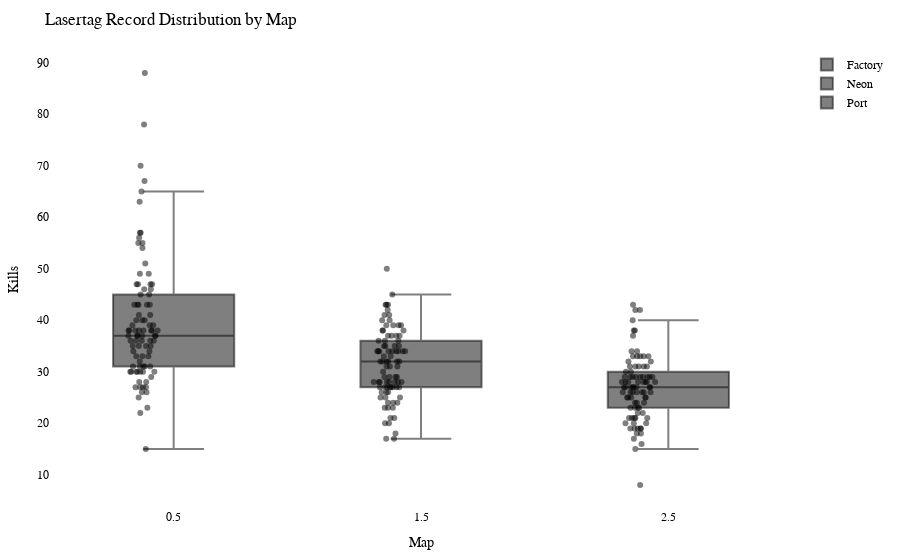

The notebook cell saved with this chart:
### Code cell
import plotly.graph_objects as go
import plotly.io as pio

df = getRecordsDataframe(minigame="Lasertag")

# Calculate the offset for centering the data points
num_columns = len(df.columns)
offset = 0.5

# Create a Swarm plot using Plotly
fig = go.Figure()

for i, column in enumerate(df.columns):
    x_values = [i + offset] * len(df[column])  # Adjust x-values with offset for horizontal centering
    fig.add_trace(go.Box(x=x_values,
                         y=df[column],
                         name=column,
                         boxpoints='all',
                         pointpos=-0.5,  # Adjust point position to prevent overlapping
                         marker=dict(color='rgba(0,0,0,0.5)', size=6),  # Adjust marker color and size
                         hovertext=df.index,
                         hoverinfo='text+y'))

fig.update_layout(title="Lasertag Record Distribution by Map",
                  xaxis=dict(title="Map"),
                  yaxis=dict(title="Kills"),
                  showlegend=True,
                  font=dict(family="Arial", size=12, color="black"),  # Customize font
                  plot_bgcolor="white",  # Set background color
                  margin=dict(l=50, r=50, t=50, b=50),  # Adjust margins for better layout
                  )

pio.show(fig)

pio.write_html(fig, "out/laser_swarm_plot.html")

### Figure 1 — Plotly figure (JSON) as saved in the notebook; plotly's stock layout.template omitted (floating-point values rounded to 4 significant figures)
{"data": [{"boxpoints": "all", "hoverinfo": "text+y", "hovertext": ["agowskyy", "Anni808", "Axollotel", "BacardiSprite", "bawskey", "BusinessBent", "byTobi", "cediiiiii_10", "Chander24", "Chrisi20101", "crocodile1870", "cxl1lo", "DarkCobweb", "DerBaumIstDerWeg", "Dokkkkko", "Ex4cted", "Falke23_5", "Feinberg", "Fflopse", "ForceFox", "Freeeedom", "frutigall", "GamemasterNiki", "GeneralEnte06", "Gerrygames", "Gobo9", "GrafikKatze", "Grapfen", "Gummibearchen", "H1ghsay", "h4nnes", "Harold_Sensemann", "HerrDante", "Jan2220", "JennieKim", "jimmi1410", "JOW23", "Joy_8oy", "JustK1lling", "KakaMC", "Kanickelul", "Kokochampi", "Kokochampo", "Kyuudo", "LeWi_100", "Livgo", "lizsyy", "LordAlexos", "Lubotter2009", "Luis_XYZ", "M0orey_0", "marbrueck", "Martomias", "Mincheeen", "MrNulfred", "Nexilus", "Ninivee", "officialryzon", "Oronor", "Pedrozockt", "Picutar", "PixlNight", "PolizeiDreamy", "Radattel", "Raefinzs", "Ritokii", "rXzEr_Justin", "Sackkerl", "schmaarek", "ScreamingBlatz", "Sebi1801", "Seemops_8", "Sey__", "SpeckyCut", "StaudammAusHolz", "Tomiokey", "tsuneee", "twitchparaskiill", "Txlentierter", "Umgfoin", "WirdNichtGeladen", "Wissender", "xBaumeisterin", "xX_Dima_ggg_Xx6", "xX_Masha_ggg_Xx9", "ymq_", "yzvm", "zTotito", "_n3d", "_Waldi_"], "marker": {"color": "rgba(0,0,0,0.5)", "size": 6}, "name": "Factory", "pointpos": -0.5, "type": "box", "x": [0.5, 0.5, 0.5, 0.5, 0.5, 0.5, 0.5, 0.5, 0.5, 0.5, 0.5, 0.5, 0.5, 0.5, 0.5, 0.5, 0.5, 0.5, 0.5, 0.5, 0.5, 0.5, 0.5, 0.5, 0.5, 0.5, 0.5, 0.5, 0.5, 0.5, 0.5, 0.5, 0.5, 0.5, 0.5, 0.5, 0.5, 0.5, 0.5, 0.5, 0.5, 0.5, 0.5, 0.5, 0.5, 0.5, 0.5, 0.5, 0.5, 0.5, 0.5, 0.5, 0.5, 0.5, 0.5, 0.5, 0.5, 0.5, 0.5, 0.5, 0.5, 0.5, 0.5, 0.5, 0.5, 0.5, 0.5, 0.5, 0.5, 0.5, 0.5, 0.5, 0.5, 0.5, 0.5, 0.5, 0.5, 0.5, 0.5, 0.5, 0.5, 0.5, 0.5, 0.5, 0.5, 0.5, 0.5, 0.5, 0.5, 0.5], "y": [39, 26, 37, 57, 63, 38, 36, 55, 27, 30, 27, 22, 39, 35, 28, 78, 38, 26, 70, 34, 38, 57, 31, 36, 47, 47, 40, 43, 45, 31, 67, 43, 88, 38, 33, 30, 65, 27, 30, 40, 15, 37, 37, 37, 35, 43, 49, 43, 37, 32, 30, 45, 46, 38, 34, 38, 31, 25, 40, 47, 37, 29, 36, 35, 28, 56, 39, 43, 41, 38, 33, 30, 49, 30, 35, 36, 55, 46, 31, 30, 41, 31, 36, 27, 23, 54, 51, 38, 47, 33]}, {"boxpoints": "all", "hoverinfo": "text+y", "hovertext": ["agowskyy", "Anni808", "Axollotel", "BacardiSprite", "bawskey", "BusinessBent", "byTobi", "cediiiiii_10", "Chander24", "Chrisi20101", "crocodile1870", "cxl1lo", "DarkCobweb", "DerBaumIstDerWeg", "Dokkkkko", "Ex4cted", "Falke23_5", "Feinberg", "Fflopse", "ForceFox", "Freeeedom", "frutigall", "GamemasterNiki", "GeneralEnte06", "Gerrygames", "Gobo9", "GrafikKatze", "Grapfen", "Gummibearchen", "H1ghsay", "h4nnes", "Harold_Sensemann", "HerrDante", "Jan2220", "JennieKim", "jimmi1410", "JOW23", "Joy_8oy", "JustK1lling", "KakaMC", "Kanickelul", "Kokochampi", "Kokochampo", "Kyuudo", "LeWi_100", "Livgo", "lizsyy", "LordAlexos", "Lubotter2009", "Luis_XYZ", "M0orey_0", "marbrueck", "Martomias", "Mincheeen", "MrNulfred", "Nexilus", "Ninivee", "officialryzon", "Oronor", "Pedrozockt", "Picutar", "PixlNight", "PolizeiDreamy", "Radattel", "Raefinzs", "Ritokii", "rXzEr_Justin", "Sackkerl", "schmaarek", "ScreamingBlatz", "Sebi1801", "Seemops_8", "Sey__", "SpeckyCut", "StaudammAusHolz", "Tomiokey", "tsuneee", "twitchparaskiill", "Txlentierter", "Umgfoin", "WirdNichtGeladen", "Wissender", "xBaumeisterin", "xX_Dima_ggg_Xx6", "xX_Masha_ggg_Xx9", "ymq_", "yzvm", "zTotito", "_n3d", "_Waldi_"], "marker": {"color": "rgba(0,0,0,0.5)", "size": 6}, "name": "Neon", "pointpos": -0.5, "type": "box", "x": [1.5, 1.5, 1.5, 1.5, 1.5, 1.5, 1.5, 1.5, 1.5, 1.5, 1.5, 1.5, 1.5, 1.5, 1.5, 1.5, 1.5, 1.5, 1.5, 1.5, 1.5, 1.5, 1.5, 1.5, 1.5, 1.5, 1.5, 1.5, 1.5, 1.5, 1.5, 1.5, 1.5, 1.5, 1.5, 1.5, 1.5, 1.5, 1.5, 1.5, 1.5, 1.5, 1.5, 1.5, 1.5, 1.5, 1.5, 1.5, 1.5, 1.5, 1.5, 1.5, 1.5, 1.5, 1.5, 1.5, 1.5, 1.5, 1.5, 1.5, 1.5, 1.5, 1.5, 1.5, 1.5, 1.5, 1.5, 1.5, 1.5, 1.5, 1.5, 1.5, 1.5, 1.5, 1.5, 1.5, 1.5, 1.5, 1.5, 1.5, 1.5, 1.5, 1.5, 1.5, 1.5, 1.5, 1.5, 1.5, 1.5, 1.5], "y": [34, 27, 35, 35, 32, 28, 26, 41, 17, 27, 27, 17, 39, 38, 18, 39, 34, 21, 45, 20, 36, 36, 28, 27, 39, 43, 34, 40, 35, 28, 34, 29, 50, 31, 28, 23, 43, 25, 31, 37, 24, 21, 34, 27, 32, 23, 36, 32, 26, 23, 25, 32, 28, 41, 28, 27, 29, null, 40, 43, 32, 27, 29, 27, 25, 34, 28, 31, 37, 38, 32, 30, 26, 24, 34, 37, 34, 39, null, 28, 33, 34, 24, 29, 20, 38, 42, 35, 37, 33]}, {"boxpoints": "all", "hoverinfo": "text+y", "hovertext": ["agowskyy", "Anni808", "Axollotel", "BacardiSprite", "bawskey", "BusinessBent", "byTobi", "cediiiiii_10", "Chander24", "Chrisi20101", "crocodile1870", "cxl1lo", "DarkCobweb", "DerBaumIstDerWeg", "Dokkkkko", "Ex4cted", "Falke23_5", "Feinberg", "Fflopse", "ForceFox", "Freeeedom", "frutigall", "GamemasterNiki", "GeneralEnte06", "Gerrygames", "Gobo9", "GrafikKatze", "Grapfen", "Gummibearchen", "H1ghsay", "h4nnes", "Harold_Sensemann", "HerrDante", "Jan2220", "JennieKim", "jimmi1410", "JOW23", "Joy_8oy", "JustK1lling", "KakaMC", "Kanickelul", "Kokochampi", "Kokochampo", "Kyuudo", "LeWi_100", "Livgo", "lizsyy", "LordAlexos", "Lubotter2009", "Luis_XYZ", "M0orey_0", "marbrueck", "Martomias", "Mincheeen", "MrNulfred", "Nexilus", "Ninivee", "officialryzon", "Oronor", "Pedrozockt", "Picutar", "PixlNight", "PolizeiDreamy", "Radattel", "Raefinzs", "Ritokii", "rXzEr_Justin", "Sackkerl", "schmaarek", "ScreamingBlatz", "Sebi1801", "Seemops_8", "Sey__", "SpeckyCut", "StaudammAusHolz", "Tomiokey", "tsuneee", "twitchparaskiill", "Txlentierter", "Umgfoin", "WirdNichtGeladen", "Wissender", "xBaumeisterin", "xX_Dima_ggg_Xx6", "xX_Masha_ggg_Xx9", "ymq_", "yzvm", "zTotito", "_n3d", "_Waldi_"], "marker": {"color": "rgba(0,0,0,0.5)", "size": 6}, "name": "Port", "pointpos": -0.5, "type": "box", "x": [2.5, 2.5, 2.5, 2.5, 2.5, 2.5, 2.5, 2.5, 2.5, 2.5, 2.5, 2.5, 2.5, 2.5, 2.5, 2.5, 2.5, 2.5, 2.5, 2.5, 2.5, 2.5, 2.5, 2.5, 2.5, 2.5, 2.5, 2.5, 2.5, 2.5, 2.5, 2.5, 2.5, 2.5, 2.5, 2.5, 2.5, 2.5, 2.5, 2.5, 2.5, 2.5, 2.5, 2.5, 2.5, 2.5, 2.5, 2.5, 2.5, 2.5, 2.5, 2.5, 2.5, 2.5, 2.5, 2.5, 2.5, 2.5, 2.5, 2.5, 2.5, 2.5, 2.5, 2.5, 2.5, 2.5, 2.5, 2.5, 2.5, 2.5, 2.5, 2.5, 2.5, 2.5, 2.5, 2.5, 2.5, 2.5, 2.5, 2.5, 2.5, 2.5, 2.5, 2.5, 2.5, 2.5, 2.5, 2.5, 2.5, 2.5], "y": [24, 20, 25, 29, 30, 26, 20, 33, 19, 29, 25, 18, 28, 28, 15, 33, 25, 24, 43, 16, 34, 38, 27, 26, 29, 37, 27, 38, 31, 27, 33, 28, 40, 27, 23, 27, 42, 33, 8, 25, null, 17, 24, 22, 31, 26, 33, 30, 28, 22, 27, 25, 31, 28, 26, 29, 21, 29, 31, 42, 26, 21, 23, 19, 23, 18, 29, 29, 29, 28, null, 20, 32, 21, 21, 26, 31, 27, 19, 28, 26, 27, 19, 23, 19, 29, 28, 32, 34, 21]}], "layout": {"font": {"color": "black", "family": "Arial", "size": 12}, "margin": {"b": 50, "l": 50, "r": 50, "t": 50}, "plot_bgcolor": "white", "showlegend": true, "title": {"text": "Lasertag Record Distribution by Map"}, "xaxis": {"title": {"text": "Map"}}, "yaxis": {"title": {"text": "Kills"}}}}
